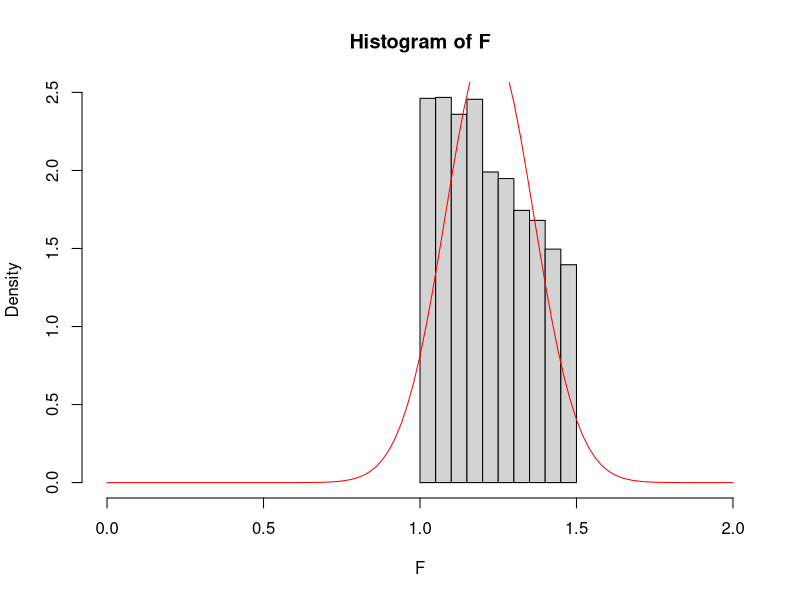

Here is the R script that generated this plot:
n <- 2;
r <- 2;
F <- c();
i <- 1;
while(i<=10000){
#vzorca
X_12 <- rnorm(n)
X_22 <- rnorm(n)

#cenilka variance
S_12 <- sqrt((1/(n-1))*((X_12[1]-mean(X_12))^2 + (X_12[2]-mean(X_12))^2))
S_22 <- sqrt((1/(n-1))* ((X_22[1]-mean(X_22))^2 + (X_22[2]-mean(X_22))^2))
S <- sort(c(S_12,S_22))

F[i] <- ((1/r)*S[1]+(3/r)*S[2])/(S_12+S_22)
i <- i+1;
}

pdf('Primer_10000')
x<-seq(0,10,0.01);
hist(F, freq = FALSE, xlim = c(0,2))
curve(dnorm(x,mean=mean(F),sd=sd(F)),add=TRUE, col = 'red')
dev.off()